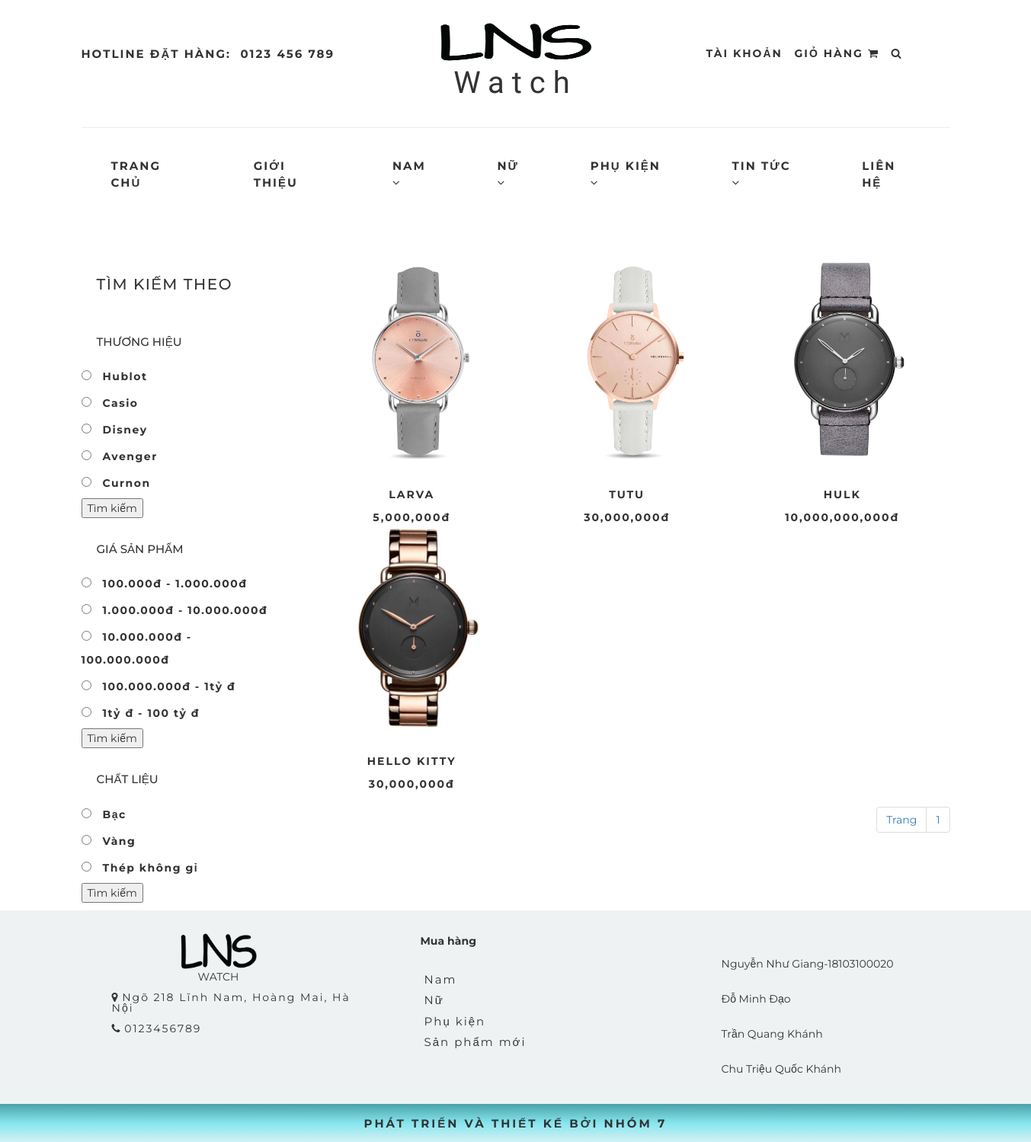
/index.php?controller=category_watch_child_woman&id=7, run on the app's committed database.
### tables this page shows
CREATE TABLE `product_watch` (
  `pk_watch_id` int(11) NOT NULL,
  `fk_category_watch_id` int(11) NOT NULL,
  `name_watch` varchar(500) NOT NULL,
  `img_watch` varchar(500) NOT NULL,
  `img_watch2` varchar(500) NOT NULL,
  `img_watch3` varchar(500) NOT NULL,
  `img_watch4` varchar(500) NOT NULL,
  `color_watch` varchar(500) NOT NULL,
  `count_watch` int(11) NOT NULL,
  `material_watch` varchar(500) NOT NULL,
  `display_watch` varchar(500) NOT NULL,
  `diameter_watch` int(11) NOT NULL,
  `thickness_watch` int(11) NOT NULL,
  `width_strap_watch` int(11) NOT NULL,
  `material_glass_watch` varchar(500) NOT NULL,
  `water_resistant_watch` float NOT NULL,
  `brand_name_watch` varchar(500) NOT NULL,
  `price_watch` float NOT NULL,
  `short_description_watch` varchar(500) NOT NULL,
  `info_detail_watch` varchar(500) NOT NULL,
  `hot_watch` int(11) NOT NULL,
  `parent_id` int(11) NOT NULL DEFAULT 0
);

### controller/frontend/controller_category_watch_child_woman.php (called while the page is built)
<?php
    class controller_category_watch_child_woman{
        public function __construct()
        {
            $id = isset($_GET["id"])&&is_numeric($_GET["id"])?$_GET["id"]:0;
			$record_per_page = 6;
			$total_record = model::num_rows("select pk_watch_id from product_watch where fk_category_watch_id=$id");
			$num_page = ceil($total_record/$record_per_page);
			$p = isset($_GET["p"])&&$_GET["p"]>0 ? $_GET["p"]-1:0;
			$from = $p*$record_per_page;
			$data = model::list_all("select * from product_watch where fk_category_watch_id=$id order by pk_watch_id desc limit $from,$record_per_page");
			include "view/frontend/category_watch_child_woman.php";
        }
    }
    new controller_category_watch_child_woman();
?>

### model/model.php (called while the page is built, shortened)
<?php
	class model{
		public static function list_all($sql){
			global $db;
			$result = mysqli_query($db,$sql) or die("Không truy vấn được 1");
			$arr = array();
			while($rows = mysqli_fetch_object($result))
				$arr[] = $rows;
			return $arr;
		}
		public static function num_rows($sql){
			global $db;
			$result = mysqli_query($db,$sql) or die("Không truy vấn được 4");
			return mysqli_num_rows($result);
		}
	}
 ?>

### view/frontend/category_watch_child_woman.php (the view, shortened to what this page needs)
<div class="list_product container">
	 				<div class="row">
	 					<?php include "view/frontend/list_menu.php"; ?>
	 					<div class="col-lg-9">
	 						<?php foreach ($data as $rows):
                             ?>
						<div class="new_pr col-lg-4"><a href="index.php?controller=detail_watch&id=<?php echo $rows->pk_watch_id; ?>"><img src="public/upload/watch/<?php echo $rows->img_watch; ?>" alt=""></a>
	 							<div class="info_product">
	 								<p><?php echo $rows->name_watch; ?></p>
	 								<span><?php echo number_format($rows->price_watch); ?>đ</span>
	 							</div>
	 							<div class="add_cart">
	 							</div>
	 						</div>
	 					<?php endforeach; ?>
	 					</div>
	 					<div class="pagination" style="float: right;">
	 					 <ul class="pagination pull-right" style="margin-top: 0px !important; padding-right: 15px;">
                    <li><a href="">Trang</a></li>
                    <?php for($i = 1; $i<=$num_page; $i++): ?>
                    <li><a href="index.php?controller=category_watch_child_woman&id=<?php echo $id; ?>&p=<?php echo $i;?>"><?php echo $i; ?></a></li>
                <?php endfor; ?>
	 				</div>
	 			</div>
	 		</div>

### public/frontend/lns.css (style rules this page uses)
body { margin: 0; padding: 0; color: #333; font-family: 'Montserrat', sans-serif; background-color: gradient(to right, ) }
li { list-style-type: none; display: inline-block; }
a { color: #333; text-decoration: none; cursor: pointer; }
.new_pr,.sale_pr { background: white; text-align:center; position: relative; overflow: hidden; }
.new_pr img ,.sale_pr img { padding: 0; width: 270px; }
.new_pr p ,.new_pr p { text-transform:uppercase; font-weight: 700; letter-spacing: 2px; }
.new_pr span ,.sale_pr span { font-weight: 700; letter-spacing: 2px; }
.info_product { margin-top: 30px; }
.add_cart { justify-content: center; width:255px; position: absolute; bottom: 0; border: 1px solid black; height: 45px; transition: .5s ease-in-out; transform:translateY(40px); z-index:-1; line-height: 44px; background: white; }
.list_product { margin-top: 20px; }

### data on the page
product_watch: img_watch (picture), name_watch "LARVA", price_watch "5,000,000"
product_watch: img_watch (picture), name_watch "TUTU", price_watch "30,000,000"
product_watch: img_watch (picture), name_watch "HULK", price_watch "10,000,000,000"
product_watch: img_watch (picture), name_watch "HELLO KITTY", price_watch "30,000,000"
